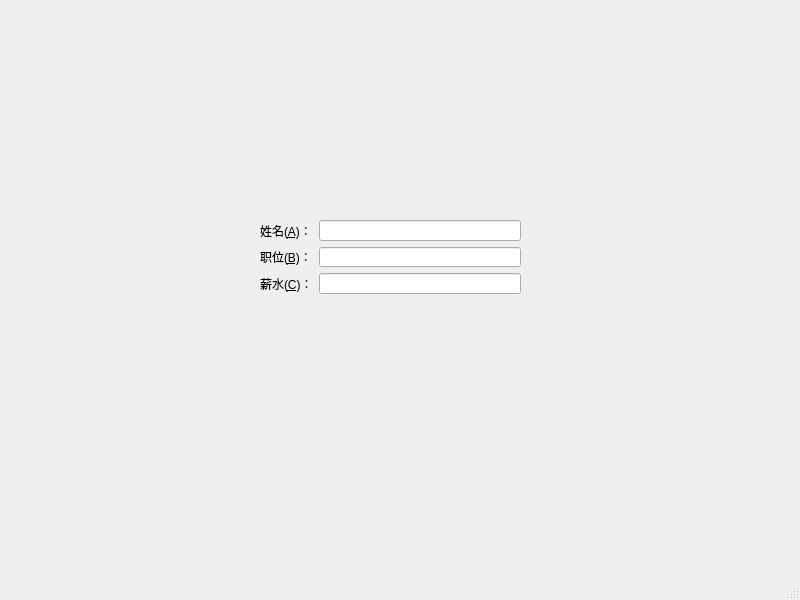
<?xml version="1.0" encoding="UTF-8"?>
<ui version="4.0">
 <class>MainWindow</class>
 <widget class="QMainWindow" name="MainWindow">
  <property name="geometry">
   <rect>
    <x>0</x>
    <y>0</y>
    <width>800</width>
    <height>600</height>
   </rect>
  </property>
  <property name="windowTitle">
   <string>MainWindow</string>
  </property>
  <widget class="QWidget" name="centralwidget">
   <widget class="QLabel" name="label_2">
    <property name="geometry">
     <rect>
      <x>370</x>
      <y>580</y>
      <width>54</width>
      <height>12</height>
     </rect>
    </property>
    <property name="text">
     <string>姓名：</string>
    </property>
   </widget>
   <widget class="QLineEdit" name="lineEdit_2">
    <property name="geometry">
     <rect>
      <x>410</x>
      <y>580</y>
      <width>113</width>
      <height>20</height>
     </rect>
    </property>
   </widget>
   <widget class="QWidget" name="">
    <property name="geometry">
     <rect>
      <x>260</x>
      <y>220</y>
      <width>261</width>
      <height>74</height>
     </rect>
    </property>
    <layout class="QFormLayout" name="formLayout">
     <item row="0" column="0">
      <widget class="QLabel" name="label">
       <property name="text">
        <string>姓名(&amp;A)：</string>
       </property>
       <property name="buddy">
        <cstring>lineEdit</cstring>
       </property>
      </widget>
     </item>
     <item row="0" column="1">
      <widget class="QLineEdit" name="lineEdit"/>
     </item>
     <item row="1" column="0">
      <widget class="QLabel" name="label_3">
       <property name="text">
        <string>职位(&amp;B)：</string>
       </property>
       <property name="buddy">
        <cstring>lineEdit_3</cstring>
       </property>
      </widget>
     </item>
     <item row="1" column="1">
      <widget class="QLineEdit" name="lineEdit_3"/>
     </item>
     <item row="2" column="0">
      <widget class="QLabel" name="label_4">
       <property name="text">
        <string>薪水(&amp;C)：</string>
       </property>
       <property name="buddy">
        <cstring>lineEdit_4</cstring>
       </property>
      </widget>
     </item>
     <item row="2" column="1">
      <widget class="QLineEdit" name="lineEdit_4"/>
     </item>
    </layout>
   </widget>
  </widget>
  <widget class="QMenuBar" name="menubar">
   <property name="geometry">
    <rect>
     <x>0</x>
     <y>0</y>
     <width>800</width>
     <height>23</height>
    </rect>
   </property>
  </widget>
  <widget class="QStatusBar" name="statusbar"/>
 </widget>
 <tabstops>
  <tabstop>lineEdit</tabstop>
  <tabstop>lineEdit_3</tabstop>
  <tabstop>lineEdit_4</tabstop>
  <tabstop>lineEdit_2</tabstop>
 </tabstops>
 <resources/>
 <connections/>
</ui>
